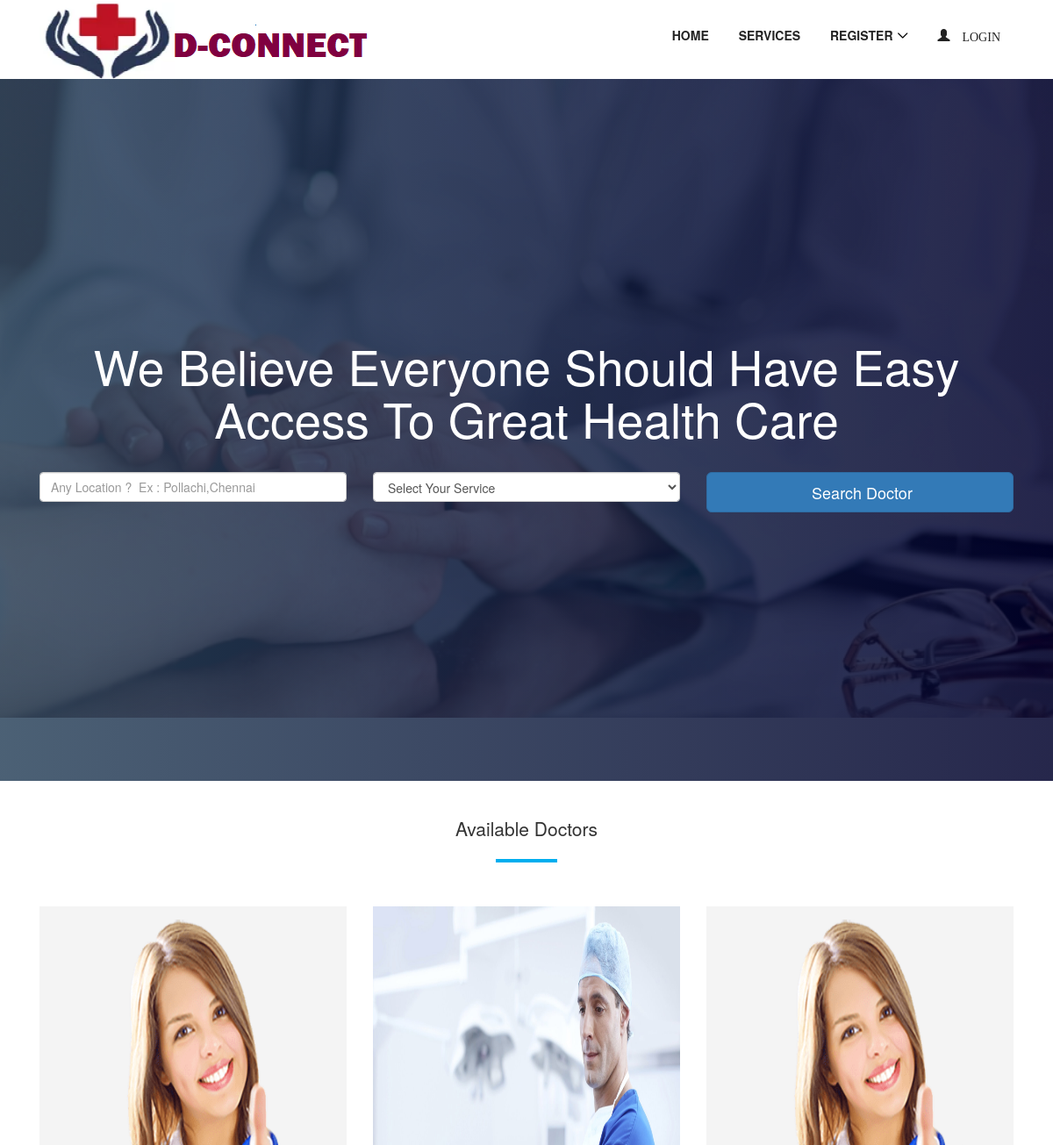
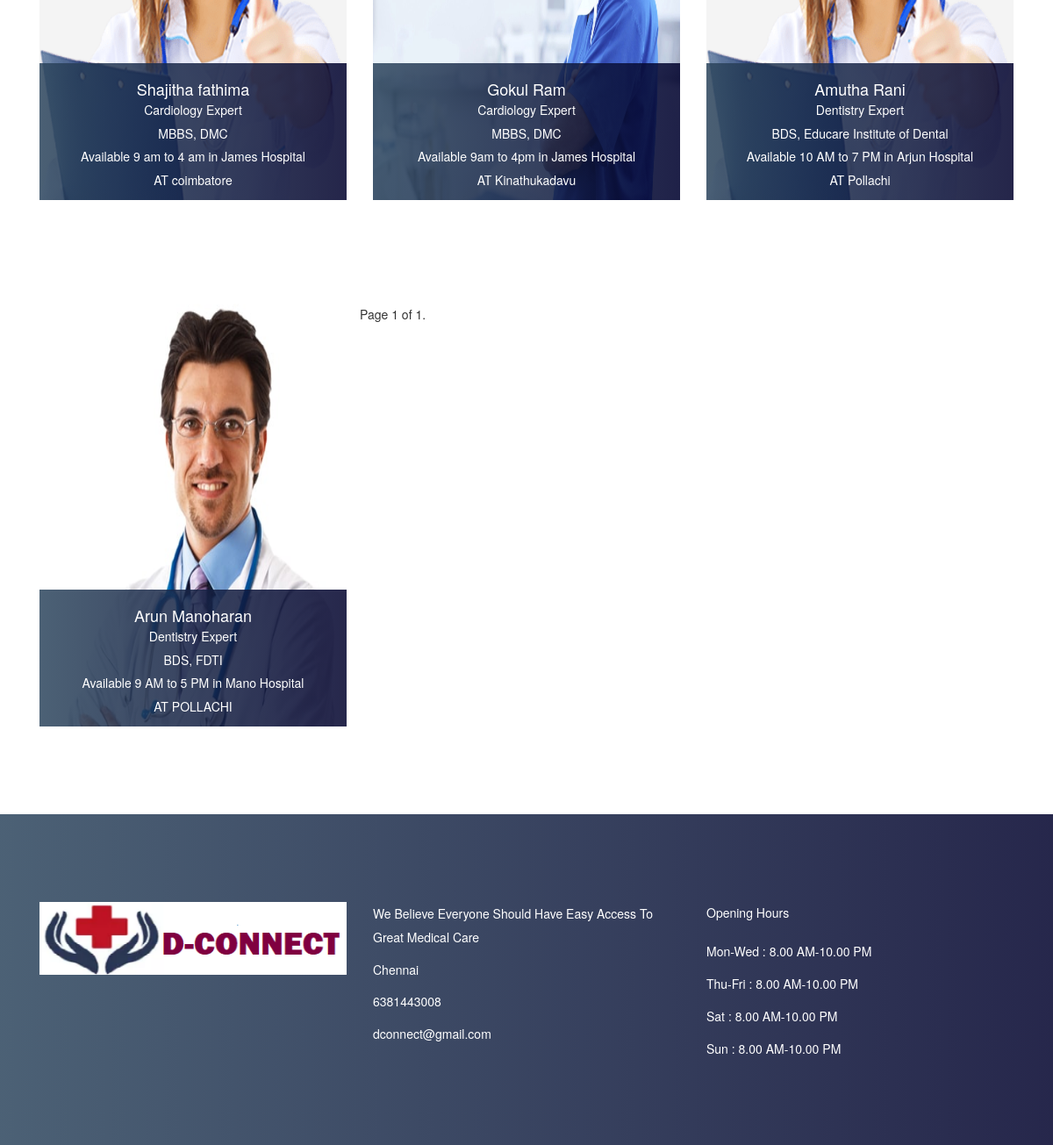
The page / on the database its author committed (2 pictures, top to bottom).
### appointment/models.py (models this page shows, shortened)
class Appointment(models.Model):
    user = models.ForeignKey(User, on_delete=models.CASCADE)
    full_name = models.CharField(max_length=100)
    image = models.ImageField(null=True, blank=True)
    location = models.CharField(max_length=100)
    start_time = models.CharField(max_length=10)
    end_time = models.CharField(max_length=10)
    qualification_name = models.CharField(max_length=100)
    institute_name = models.CharField(max_length=100)
    hospital_name = models.CharField(max_length=100)
    department = models.CharField(choices=department, max_length=100)
    created_at = models.DateTimeField(default=timezone.now)

### appointment/views.py (the view)
# urls.py: path('', HomePageView.as_view(), name='home'),
class HomePageView(ListView):
    paginate_by = 9
    model = Appointment
    context_object_name = 'home'
    template_name = "home.html"
    def get_queryset(self):
        return self.model.objects.all().order_by('-id')

### templates/home.html (shortened to what this page needs)
 {% extends 'base.html' %}
{% load static %}
{% block content %}
  <section class="welcome-area">
    <div class="welcome-slides owl-carousel">
      <div class="welcome-welcome-slide bg-img bg-gradient-overlay jarallax"  style="background-image: url('{% static 'img/bg-img/background.jpg' %}');">
        <div class="container h-100">
          <div class="row h-100 align-items-center">
            <div class="col-12">
              <div class="welcome-text text-center">
                <h2 data-animation="fadeInUp" data-delay="100ms">We Believe Everyone Should Have Easy Access To Great Health Care</h2>
                <div class="welcome-btn-group">
                    <form id="job-main-form" method="get" action="{% url 'appointment:search' %}" class="search-doctor-form">
                    <div class="row mb-5">
                        <div class="col-12 col-sm-6 col-md-6 col-lg-4 mb-4 mb-lg-0">
                            <input type="text" id="location" name="location"
                                   class="form-control form-control-lg" placeholder="Any Location ?  Ex : Pollachi,Chennai">
                        </div>
                        <div class="col-12 col-sm-6 col-md-6 col-lg-4 mb-4 mb-lg-0">
                            <select id="department" name="department" class="form-control">
                                <option style="display: none;" >Select Your Service</option>
                            </select>
                        </div>
                        <div class="col-12 col-sm-6 col-md-6 col-lg-4 mb-4 mb-lg-0">
                            <button type="submit" class="btn btn-primary btn-lg btn-block text-black btn-search">Search Doctor
                            </button>
                        </div>
                    </div>
                </form>
                </div>
              </div>
            </div>
          </div>
        </div>
      </div>
    </div>
  </section>
    <section class="dentist-area section-padding-35-0">
        <div class="container">
            <div class="row">
                <div class="col-12">
                    <div class="section-heading text-center">
                        <h3 class="lead">Available Doctors </h3>
                        <div class="line"></div>
                    </div>
                </div>
            </div>
            <div class="row">
                {% for apt in home %}
                    <div class="col-12 col-sm-6 col-md-4">
                        <div class="single-dentist-area mb-100">
                            <img style="height: 500px; width: 600px" src="{{ apt.image.url }}" alt="">
                            <div class="dentist-content">
                                <div class="dentist-info bg-gradient-overlay">
                                    {% if request.user.is_authenticated and request.user.role == 'patient' %}
                                        <h5>{{ apt.full_name }}</h5>
                                        <p>{{ apt.department }} Expert</p>
                                        <p>{{ apt.qualification_name }}, {{ apt.institute_name }}</p>
                                        <p>Available {{ apt.start_time }} to {{ apt.end_time }}
                                            in {{ apt.hospital_name }}</p>
                                        <p>
                                            AT {{ apt.location }} <i class="fa fa-th"></i>
                                            <a href="{% url 'appointment:take-appointment' apt.id %}"> Take
                                                Appointment</a>
                                        </p>
                                        {% else %}
                                         <h5>{{ apt.full_name }}</h5>
                                        <p>{{ apt.department }} Expert</p>
                                        <p>{{ apt.qualification_name }}, {{ apt.institute_name }}</p>
                                        <p>Available {{ apt.start_time }} to {{ apt.end_time }}
                                            in {{ apt.hospital_name }}</p>
                                        <p>
                                            AT {{ apt.location }} </p>
                                    {% endif %}
                                </div>
                            </div>
                        </div>
                    </div>
                {% endfor %}
                <div class="pagination">
    <span class="step-links">
        <span class="current">
            Page {{ page_obj.number }} of {{ page_obj.paginator.num_pages }}.
        </span>
    </span>
                </div>
            </div>
        </div>
    </section>
{% endblock %}

### templates/base.html (shortened to what this page needs)
{% load static %}
<!DOCTYPE html>
<html lang="en">
<head>
  <link rel="stylesheet" href="{% static 'style.css' %}">
<link rel="stylesheet" href="https://maxcdn.bootstrapcdn.com/bootstrap/3.3.7/css/bootstrap.min.css">
</head>
<body>
   {% include 'nav.html' %}
      {% block content %}
  {% endblock  %}
  <footer class="footer-area bg-img bg-gradient-overlay">
    <div class="container">
      <div class="row">
        <div class="col-12 col-sm-6 col-lg-4">
          <div class="single-footer-widget">
            <a href="./index.html" class="d-block mb-4"><img src="{% static 'img/LOGO.png' %}" alt=""></a>
          </div>
        </div>
        <div class="col-12 col-sm-6 col-lg">
          <div class="single-footer-widget">
            <p> We Believe Everyone Should Have Easy Access To Great Medical Care</p>
            <p> Chennai</p>
            <p> 6381443008</p>
            <p> dconnect@gmail.com</p>
          </div>
        </div>
        <div class="col-12 col-sm-6 col-lg">
          <div class="single-footer-widget">
            <h5 class="widget-title">Opening Hours</h5>
            <ul class="opening-hours">
              <li>Mon-Wed  :  8.00 AM-10.00 PM</li>
              <li>Thu-Fri  :  8.00 AM-10.00 PM</li>
              <li>Sat  :  8.00 AM-10.00 PM</li>
              <li>Sun  :  8.00 AM-10.00 PM</li>
            </ul>
          </div>
        </div>
</footer>
</body>
</html>

### templates/nav.html (shortened to what this page needs)
{% load static %}
<header class="header-area">
    <div class="main-header-area">
        <div class="classy-nav-container breakpoint-off">
            <div class="container">
                <nav class="classy-navbar justify-content-between" id="dentoNav">
                    <a class="nav-brand" href="{% url 'appointment:home' %}"><img src="{% static 'img/LOGO.png' %}" alt="">
                    </a>
                    <div class="classy-menu">
                        <div class="classynav">
                            <ul id="nav">
                                <li><a href="{% url 'appointment:home' %}">Home</a></li></li>
                                <li><a href="{% url 'appointment:service' %}">Services</a></li>
                                {% if request.user.is_authenticated and request.user.role == 'doctor' %}
                                    <li>
                                        <a href="">
                                            <span class="glyphicon glyphicon-user">
                                                    {{ request.user.first_name }}
                                            </span>
                                        </a>
                                        <ul class="dropdown">
                                            <li><a href="{% url 'accounts:doctor-profile-update'  %}"> EDIT PROFILE</a></li>
                                            <li><a href="{% url 'appointment:patient-list' %}"> PATIENTS</a></li>
                                            <li><a href="{% url 'appointment:doctor-appointment' %}">  APPOINTMENTS</a></li>
                                            <li><a href="{% url 'appointment:doctor-appointment-create' %}"> CREATE APPOINTMENT</a></li>
                                            <li><a href="{% url 'accounts:logout' %}"> LOGOUT</a></li>
                                        </ul>
                                    </li>
                              {% else %}
                                    <li><a href="#">Register</a>
                                    </li>
                                    <li>
                                        <a href="{% url 'accounts:login' %}">
                                            <span class="glyphicon glyphicon-user"> login</span>
                                        </a>
                                    </li>
                                {% endif %}
                            </ul>
                        </div>
                    </div>
                </nav>
            </div>
        </div>
    </div>
</header>

### static/style.css (style rules this page uses)
* { margin: 0; padding: 0; }
body { font-family: "Montserrat", sans-serif; font-weight: 400; font-size: 14px; }
h1, h2, h3, h4, h5, h6 { font-family: "Montserrat", sans-serif; color: #333333; line-height: 1.4; font-weight: 600; }
a, a:active, a:focus, a:hover { color: #333333; text-decoration: none; -webkit-transition-duration: 500ms; -o-transition-duration: 500ms; transition-duration: 500ms; outline: none; }
li { list-style: none; }
p { line-height: 1.9; color: #707070; font-size: 14px; font-weight: 400; }
img { max-width: 100%; height: auto; }
ul { margin: 0; padding: 0; }
ul li { margin: 0; padding: 0; }
.bg-gradient-overlay { position: relative; z-index: 1; }
.bg-gradient-overlay::after { position: absolute; content: ""; height: 100%; width: 100%; top: 0; left: 0; z-index: -1; background: #2c455d; background: -webkit-linear-gradient(to right, #2c455d, #00012c); background: linear-gradient(to right, #2c455d, #00012c); opacity: 0.85; }
.bg-img { background-position: center center; background-size: cover; background-repeat: no-repeat; }
.jarallax { position: relative; z-index: 0; }
.mb-100 { margin-bottom: 100px; }
.section-heading { position: relative; z-index: 1; margin-bottom: 50px; }
.section-heading .line { width: 70px; height: 4px; background-color: #00aeef; }
.section-heading.text-center .line { margin: 0 auto; }
.header-area { position: relative; z-index: 599; width: 100%; -webkit-transition-duration: 500ms; -o-transition-duration: 500ms; transition-duration: 500ms; }
.classy-nav-container { background-color: transparent; }
.classy-nav-container .classy-navbar { height: 90px; padding: 0; }
.classy-nav-container .classy-navbar .classynav ul li a { padding: 0 15px; font-weight: 600; font-size: 14px; text-transform: uppercase; }
.welcome-welcome-slide { position: relative; z-index: 2; width: 100%; height: 800px; }
.welcome-text { position: relative; z-index: 1; }
.welcome-text h2 { font-size: 55px; color: #ffffff; margin-bottom: 30px; display: block; text-transform: capitalize; }
.single-dentist-area { position: relative; z-index: 1; background-color: #f4f4f4; -webkit-transition-duration: 500ms; -o-transition-duration: 500ms; transition-duration: 500ms; }
.single-dentist-area .dentist-content { position: absolute; width: 100%; bottom: 0; }
.single-dentist-area .dentist-content .dentist-info { width: 100%; padding: 10px 15px; text-align: center; }
.single-dentist-area .dentist-content .dentist-info h5 { color: #ffffff; font-size: 18px; margin-bottom: 0; }
.single-dentist-area .dentist-content .dentist-info p { color: #ffffff; margin-bottom: 0; }
.footer-area { position: relative; z-index: 1; padding-top: 100px; }
.single-footer-widget { position: relative; z-index: 1; margin-bottom: 100px; }
.single-footer-widget .widget-title { color: #ffffff; margin-top: 5px; margin-bottom: 25px; display: block; }
.single-footer-widget p { color: #ffffff; }
.single-footer-widget .opening-hours { position: relative; z-index: 1; }
.single-footer-widget .opening-hours li { display: -webkit-box; display: -ms-flexbox; display: flex; -webkit-box-pack: justify; -ms-flex-pack: justify; justify-content: space-between; color: #ffffff; margin-bottom: 17px; font-size: 14px; }
.single-footer-widget .opening-hours li:last-child { margin-bottom: 0; }

### rows shown on the page
Appointment: image (picture), full_name "Shajitha fathima", department "Cardiology", qualification_name "MBBS", institute_name "DMC", start_time "9 am", end_time "4 am", hospital_name "James Hospital", location "coimbatore"
Appointment: image (picture), full_name "Gokul Ram", department "Cardiology", qualification_name "MBBS", institute_name "DMC", start_time "9am", end_time "4pm", hospital_name "James Hospital", location "Kinathukadavu"
Appointment: image (picture), full_name "Amutha Rani", department "Dentistry", qualification_name "BDS", institute_name "Educare Institute of Dental", start_time "10 AM", end_time "7 PM", hospital_name "Arjun Hospital", location "Pollachi"
Appointment: image (picture), full_name "Arun Manoharan", department "Dentistry", qualification_name "BDS", institute_name "FDTI", start_time "9 AM", end_time "5 PM", hospital_name "Mano Hospital", location "POLLACHI"

### other values the page prints
{{ page_obj.number }} "1"
{{ page_obj.paginator.num_pages }} "1"
